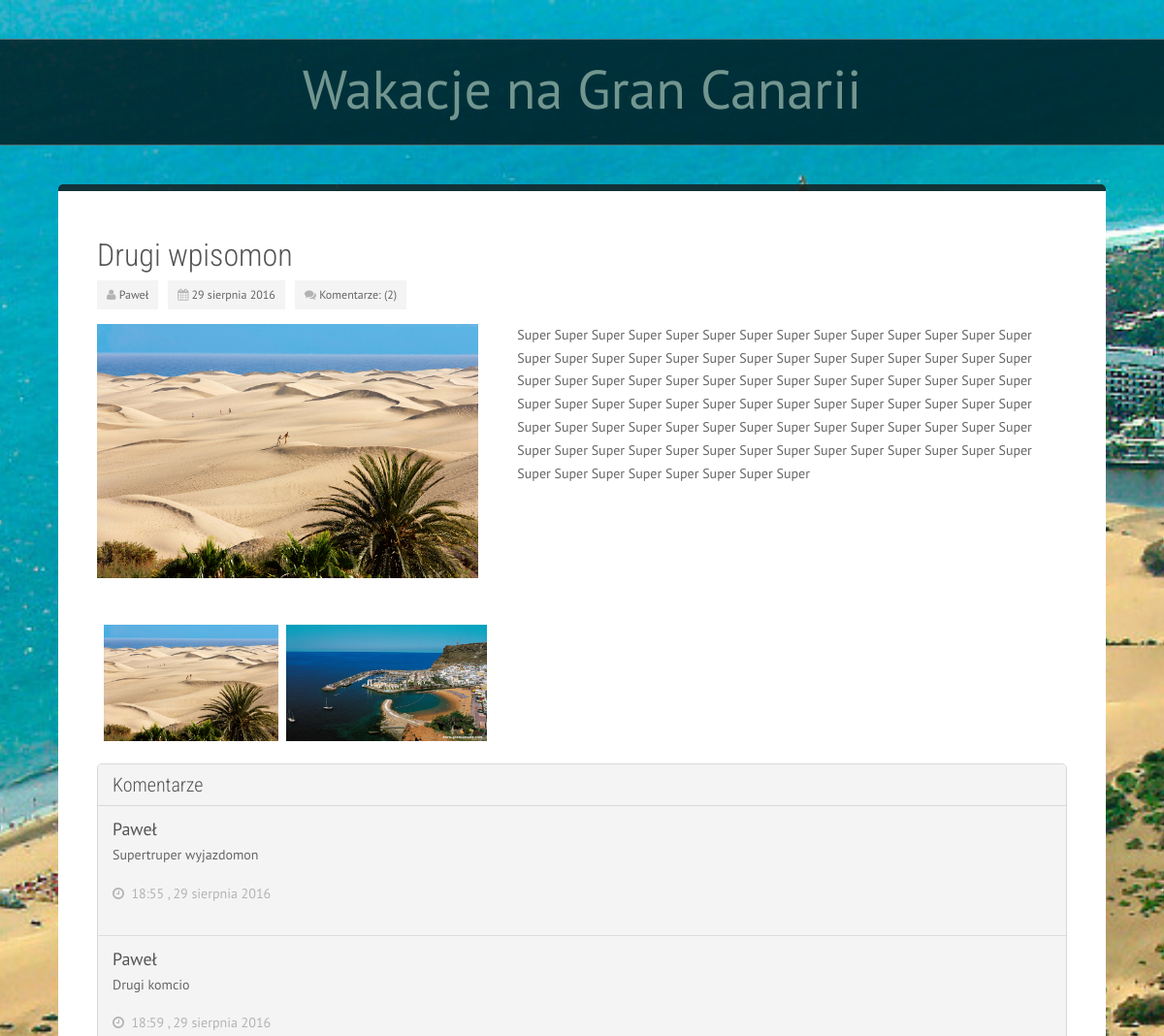
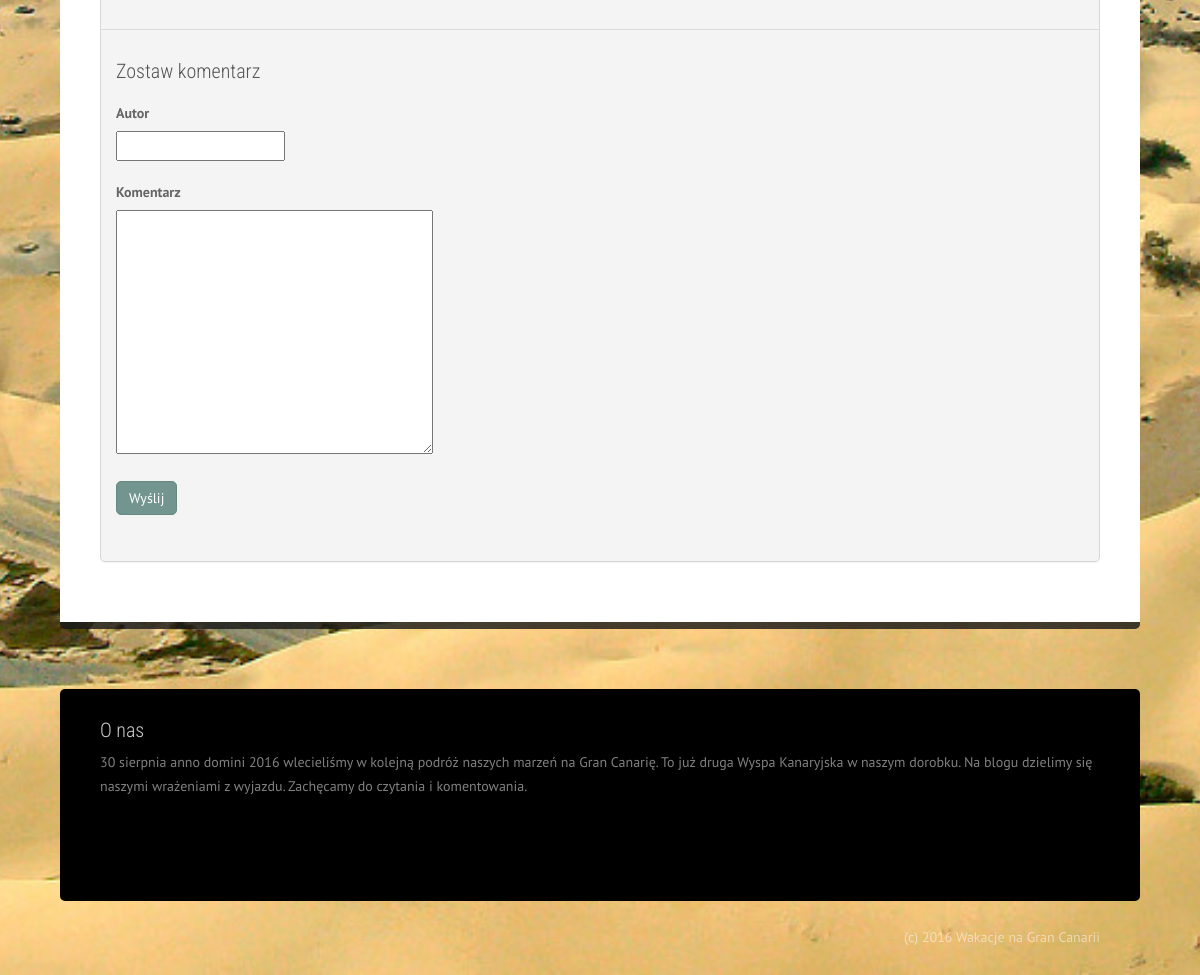
The page /news/drugi-wpisomon/ on the database its author committed (2 pictures, top to bottom).
### news/models.py (models this page shows, shortened)
class News(models.Model):
    author = models.ForeignKey('auth.User')
    title = models.CharField('Tytuł', max_length=255)
    slug = models.SlugField('Odnośnik', max_length=255, unique=True)
    picture = models.ImageField('Zdjęcie', upload_to='static/pictures/', blank=True)
    text = models.TextField(verbose_name='Treść')
    pictures = models.ManyToManyField(Image, verbose_name='Zdjęcia')
    posted_date = models.DateField('Data dodania')
    class Meta:
        verbose_name = "Wiadomość"
        verbose_name_plural = "Wiadomości"

class Image(models.Model):
    title = models.CharField('Tytuł', max_length=255)
    slug = models.SlugField('Odnośnik', max_length=255, unique=True)
    description = models.TextField('Opis', blank=True, null=True)
    image = models.ImageField('Obrazek', upload_to="static/pictures/")
    date = models.DateField('Data wykonania zdjęcia')
    class Meta:
        ordering = ["date"]
        verbose_name = "Obrazek"
        verbose_name_plural = "Obrazki"
    def __unicode__(self):
        return self.image.name

class NoteToPost(models.Model):
    post_id=models.ForeignKey(News)
    text = models.TextField(verbose_name='Tekst komentarza')
    posted_date = models.DateTimeField('Data dodania', auto_now_add=True)
    author = models.CharField('Autor', max_length=50)
    class Meta:
        verbose_name = "Komentarz"
        verbose_name_plural = "Komentarze"

### news/views.py (the view, shortened to what this page needs)
# urls.py: url(r'^news/(?P<slug>[\w\-_]+)/$', NewsDetailView.as_view(),
class NewsDetailView(generic.FormView):
    form_class = AddNoteForm
    template_name = 'news/news_detail.html'
    def get(self, request, *args, **kwargs):
        form = self.get_form()
        return self.render_to_response(
            self.get_context_data(form=form))
    def get_context_data(self, **kwargs):
        kwargs = super(NewsDetailView, self).get_context_data(**kwargs)
        kwargs.update({'news': self.get_news(), 'all_news' : self.get_all_news()})
        return kwargs
    def get_news(self):
        slug = self.kwargs['slug']
        news = News.objects.filter(slug=slug).first()
        if news:
            return news
        else:
            raise Http404()
    def get_all_news(self):
        news = News.objects.order_by('-posted_date')[:7]
        if news:
            return news
        else:
            raise Http404()

### news/forms.py
class AddNoteForm(forms.ModelForm):
    class Meta:
        model = models.NoteToPost
        fields = ['post_id', 'text', 'author']

### news/templates/news/news_detail.html (shortened to what this page needs)
{% extends "base.html" %}
{% load staticfiles %}
{% block content %}
            <div id="content">
                <div class="container background-white">
                    <div class="row margin-vert-30">
                        <div class="col-md-12">
                            <div class="blog-post">
                                <div class="blog-item-header">
                                    <h2>
                                            {{ news.title }}
                                    </h2>
                                </div>
                                <div class="blog-post-details">
                                    <div class="blog-post-details-item blog-post-details-item-left user-icon">
                                        <i class="fa fa-user color-gray-light"></i>
                                        {{ news.author.first_name }}
                                    </div>
                                    <div class="blog-post-details-item blog-post-details-item-left">
                                        <i class="fa fa-calendar color-gray-light"></i>
                                        {{ news.posted_date|date:"d E Y " }}
                                    </div>
                                    <div class="blog-post-details-item blog-post-details-item-left blog-post-details-item-last">
                                            <i class="fa fa-comments color-gray-light"></i>
                                            Komentarze: ({{ news.notetopost_set.all.count }})
                                    </div>
                                </div>
                                <div class="blog-item">
                                    <div class="clearfix"></div>
                                    <div class="blog-post-body row margin-top-15">
                                        <div class="col-md-5">
                                            <img src="{{ STATIC_URL|cut:"static/" }}{{ news.picture|cut:"blog/" }}" width="400" alt="" />
                                        </div>
                                        <div class="col-md-7">
                                            <p>
                                                {{ news.text|safe }}</p>
                                            <br>
                                        </div>
                                        <div class="col-md-12"><br><br>
                                            {% for image in news.pictures.all %}
                                                <a href="{{ STATIC_URL|cut:"static/" }}{{image|cut:"blog/" }}" data-lightbox="image-1" data-title="{{ image.title }} - zdjęcie z {{ image.date }}" class="image">
                                                <img src="{{ STATIC_URL|cut:"static/" }}{{image|cut:"blog/" }}" alt="" height="120"/></a>&nbsp
                                            {% endfor %}
                                        <br><br>
                                        </div>
                                    </div>
                                    <div class="blog-item-footer">
                                        <div class="blog-recent-comments panel panel-default margin-bottom-30">
                                            <div class="panel-heading">
                                                <h3>Komentarze</h3>
                                            </div>
                                            <ul class="list-group">
                                            {% for note in news.notetopost_set.all %}
                                                <li class="list-group-item">
                                                    <div class="row">
                                                        <div class="col-md-8">
                                                            <h4>{{ note.author }}</h4>
                                                            <p>{{ note.text }}</p>
                                                            <span class="date">
                                                                <i class="fa fa-clock-o color-gray-light"></i>&nbsp;{{ note.posted_date|date:" H:i " }}, {{ note.posted_date|date:"d E Y "}}</span>
                                                        </div>
                                                    </div>
                                                </li>
                                            {% endfor %}
                                                <li class="list-group-item">
                                                    <div class="blog-comment-form">
                                                        <div class="row margin-top-20">
                                                            <div class="col-md-12">
                                                                <div class="pull-left">
                                                                    <h3>Zostaw komentarz</h3>
                                                                </div>
                                                            </div>
                                                        </div>
                                                        <div class="row margin-top-20">
                                                            <div class="col-md-12">
                                                                <form method="post" class="form-horizontal" role="form">
                                                                    <label>Autor</label>
                                                                    <div class="row margin-bottom-20">
                                                                        <div class="col-md-7 col-md-offset-0">
                                                                            {{ form.author }}
                                                                        </div>
                                                                    </div>
                                                                    <label>Komentarz</label>
                                                                    <div class="row margin-bottom-20">
                                                                        <div class="col-md-11 col-md-offset-0">
                                                                            <textaera>{{ form.text }}</textaera>
                                                                        </div>
                                                                    </div>
                                                                    <p>
                                                                        <button class="btn btn-primary" type="submit">Wyślij</button>
                                                                    </p>
                                                                </form>
                                                            </div>
                                                        </div>
                                                    </div>
                                                </li>
                                            </ul>
                                        </div>
                                    </div>
                                </div>
                            </div>
                        </div>
                    </div>
                </div>
            </div>
{% endblock %}

### static/css/nexus.css (style rules this page uses)
html { overflow-y: scroll; }
body { line-height: 1.7em; font-family: PT Sans; font-size: 14px; font-weight: 300; background-color: #5f807a; background-color: #F4F1EA; color: #656565; }
.container { max-width: 1080px; padding-left: 40px; padding-right: 40px; width: 100%; }
.color-gray-light { color: #b3b3b3 !important; }
.color-gray-light[class^="fa-"]:before, .color-gray-light[class*=" fa-"]:before { color: #b3b3b3; }
.margin-vert-30 { margin-top: 30px; margin-bottom: 30px; }
.margin-top-15 { margin-top: 15px; }
.margin-top-20 { margin-top: 20px; }
.margin-bottom-20 { margin-bottom: 20px; }
.margin-bottom-30 { margin-bottom: 30px; }
.background-white { background-color: #FFFFFF; }
.btn { border-radius: 0px; }
h2 { font-weight: 300; line-height: 1em; margin: 0 0 10px; color: #555555; font-family: 'Roboto Condensed', sans-serif; font-size: 32px; }
h3 { font-size: 20px; font-weight: 300; padding: 0; font-family: 'Roboto Condensed', sans-serif; margin: 0; color: #555555; }
h4 { font-size: 18px; font-weight: 300; color: #9e9e9e; margin-bottom: 10px; line-height: 1.6; }
a { text-decoration: none; color: #72968f; -webkit-transition: color 0.15s ease-in; -moz-transition: color 0.15s ease-in; -o-transition: color 0.15s ease-in; transition: color 0.15s ease-in; }
p { margin-bottom: 16px; }
img { max-width: 100% ; }
.btn { border-radius: 5px; }
[class^="fa-"]:before, [class*=" fa-"]:before { font-family: FontAwesome; font-style: normal; font-weight: normal; line-height: 1; -webkit-font-smoothing: antialiased; -moz-osx-font-smoothing: grayscale; padding-right: 10px; color: rgba(0, 0, 0, 0.6); }
i.fa { display: inline-block; }
i.fa:before { padding-right: 0; }
.blog-post { margin-bottom: 30px; }
.blog-post-details-item { float: left; padding: 3px 10px; font-size: 12px; background: #f4f4f4; margin: 0 10px 0 0; }
.blog-item-header { display: block; padding-bottom: 0px; margin-bottom: 10px; }
.blog-item-header h2 { padding: 20px 0 0; }
.blog-item-footer .blog-recent-comments h4 { color: #555555; }
.blog-item-footer .blog-recent-comments .date { color: #b3b3b3; }
.blog-item-footer .blog-recent-comments .list-group-item { padding-bottom: 30px; }
.blog-item-footer h4 { margin: 0; padding: 0; }

### static/lightbox/lightbox.css (style rules this page uses)
body:after { content: url(close.png) url(../loading.gif) url(../prev.png) url(../next.png); display: none; }

### rows shown on the page
News: title "Drugi wpisomon", author.first_name "Paweł", posted_date "29 sierpnia 2016", notetopost_set.all.count "2", picture (picture), text "Super Super Super Super Super Super Super Super Super Super Super Super Super Super Super Super Super Super Super Super Super Super Super Super Super Super Super Super Super Super Super Super Super Super Super Super Super Super Super Super Super Super Super Super Super Super Super Super Super Super Super Super Super Super Super Super Super Super Super Super Super Super Super Super Super Super Super Super Super Super Super Super Super Super Super Super Super Super Super Super Super Super Super Super Super Super Super Super Super Super Super Super"
Image: image (picture)
Image: image (picture)
NoteToPost: author "Paweł", text "Supertruper wyjazdomon", posted_date "18:55", posted_date "29 sierpnia 2016"
NoteToPost: author "Paweł", text "Drugi komcio", posted_date "18:59", posted_date "29 sierpnia 2016"
